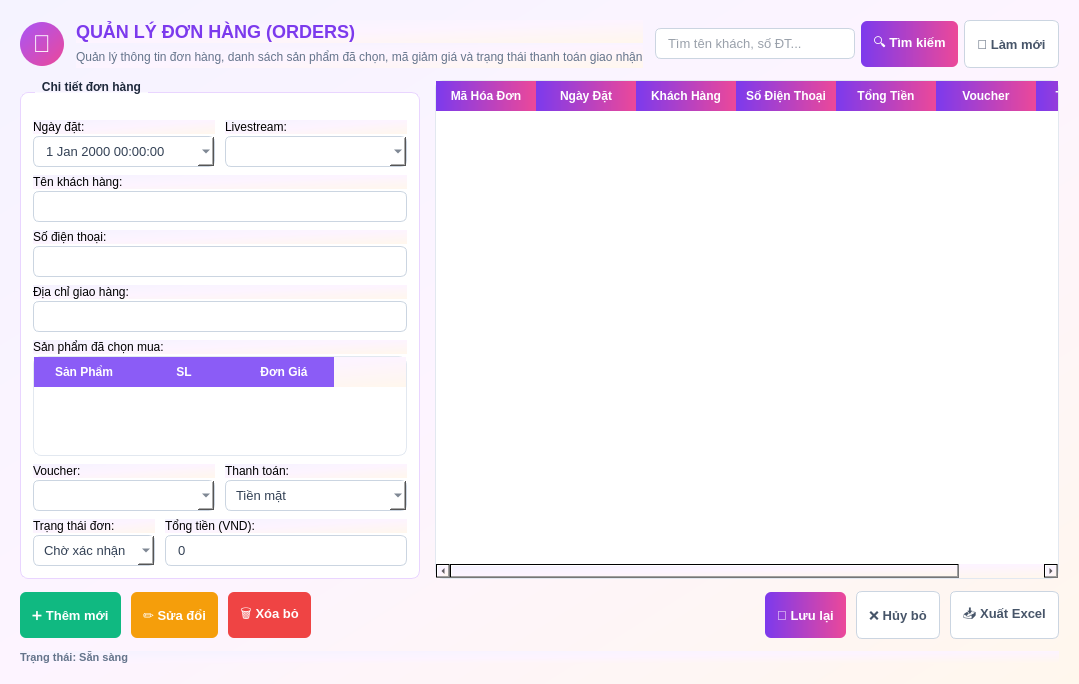
<?xml version="1.0" encoding="UTF-8"?>
<ui version="4.0">
 <class>OrderWidget</class>
 <widget class="QWidget" name="OrderWidget">
  <property name="geometry">
   <rect>
    <x>0</x>
    <y>0</y>
    <width>1000</width>
    <height>650</height>
   </rect>
  </property>
  <property name="windowTitle">
   <string>Quản lý Đơn hàng</string>
  </property>
  <property name="styleSheet">
   <string notr="true">
    QWidget {
        background: qlineargradient(spread:pad, x1:0, y1:0, x2:1, y2:1, stop:0 #f5f3ff, stop:0.5 #fdf4ff, stop:1 #fff7ed);
        font-family: &quot;Segoe UI&quot;;
    }
    QLabel#lblTitle {
        font-size: 18px;
        font-weight: bold;
        color: #7c3aed;
    }
    QLabel#lblSubtitle {
        color: #64748b;
        font-size: 12px;
    }
    QGroupBox {
        font-weight: bold;
        color: #1e293b;
        border: 1px solid #e9d5ff;
        border-radius: 8px;
        margin-top: 12px;
        padding-top: 15px;
        background-color: #ffffff;
    }
    QGroupBox::title {
        subcontrol-origin: margin;
        subcontrol-position: top left;
        left: 15px;
        padding: 0 5px;
    }
    QLineEdit, QComboBox, QDateTimeEdit {
        border: 1px solid #cbd5e1;
        border-radius: 6px;
        padding: 6px 10px;
        font-size: 13px;
        color: #334155;
        background-color: #ffffff;
    }
    QLineEdit:focus, QComboBox:focus, QDateTimeEdit:focus {
        border: 2px solid #a855f7;
    }
    QPushButton {
        border-radius: 6px;
        font-weight: 500;
        font-size: 11px;
        padding: 6px 12px;
        height: 30px;
    }
    QPushButton#btnSearch, QPushButton#btnLuu {
        background: qlineargradient(spread:pad, x1:0, y1:0, x2:1, y2:0, stop:0 #7c3aed, stop:1 #ec4899);
        color: #ffffff;
        border: none;
        font-size: 13px;
        height: 34px;
    }
    QPushButton#btnSearch:hover, QPushButton#btnLuu:hover {
        background: qlineargradient(spread:pad, x1:0, y1:0, x2:1, y2:0, stop:0 #6d28d9, stop:1 #db2777);
    }
    QPushButton#btnThem {
        background-color: #10b981;
        color: #ffffff;
        border: none;
        font-size: 13px;
        height: 34px;
      }
    QPushButton#btnThem:hover {
        background-color: #059669;
    }
    QPushButton#btnSua {
        background-color: #f59e0b;
        color: #ffffff;
        border: none;
        font-size: 13px;
        height: 34px;
    }
    QPushButton#btnSua:hover {
        background-color: #d97706;
    }
    QPushButton#btnXoa {
        background-color: #ef4444;
        color: #ffffff;
        border: none;
        font-size: 13px;
        height: 34px;
    }
    QPushButton#btnXoa:hover {
        background-color: #dc2626;
    }
    QPushButton#btnRefresh, QPushButton#btnHuy, QPushButton#btnXuatExcel {
        background-color: #ffffff;
        border: 1px solid #cbd5e1;
        color: #475569;
        font-size: 13px;
        height: 34px;
    }
    QPushButton#btnRefresh:hover, QPushButton#btnHuy:hover, QPushButton#btnXuatExcel:hover {
        background-color: #f1f5f9;
        color: #1e293b;
    }
    QTableWidget {
        background-color: #ffffff;
        border: 1px solid #e2e8f0;
        border-radius: 8px;
        gridline-color: #f1f5f9;
    }
    QHeaderView::section {
        background: qlineargradient(spread:pad, x1:0, y1:0, x2:1, y2:0, stop:0 #7c3aed, stop:1 #ec4899);
        color: #ffffff;
        font-weight: bold;
        font-size: 12px;
        border: none;
        padding: 6px;
    }
    QTableWidget::item:selected {
        background-color: #f3e8ff;
        color: #7c3aed;
    }
   </string>
  </property>
  <layout class="QVBoxLayout" name="verticalLayout_main">
   <property name="spacing">
    <number>12</number>
   </property>
   <property name="leftMargin">
    <number>20</number>
   </property>
   <property name="topMargin">
    <number>20</number>
   </property>
   <property name="rightMargin">
    <number>20</number>
   </property>
   <property name="bottomMargin">
    <number>20</number>
   </property>
   <item>
    <layout class="QHBoxLayout" name="layoutHeader">
     <item>
      <widget class="QLabel" name="lblIconBadge">
       <property name="minimumSize">
        <size>
         <width>44</width>
         <height>44</height>
        </size>
       </property>
       <property name="maximumSize">
        <size>
         <width>44</width>
         <height>44</height>
        </size>
       </property>
       <property name="font">
        <font>
         <pointsize>18</pointsize>
        </font>
       </property>
       <property name="alignment">
        <set>Qt::AlignCenter</set>
       </property>
       <property name="text">
        <string>🛒</string>
       </property>
       <property name="styleSheet">
        <string notr="true">
         #lblIconBadge {
             background: qlineargradient(spread:pad, x1:0, y1:0, x2:1, y2:1, stop:0 #a855f7, stop:1 #ec4899);
             border-radius: 22px;
             color: #ffffff;
         }
        </string>
       </property>
      </widget>
     </item>
     <item>
      <layout class="QVBoxLayout" name="verticalLayout_title">
       <property name="spacing">
        <number>2</number>
       </property>
       <item>
        <widget class="QLabel" name="lblTitle">
         <property name="text">
          <string>QUẢN LÝ ĐƠN HÀNG (ORDERS)</string>
         </property>
        </widget>
       </item>
       <item>
        <widget class="QLabel" name="lblSubtitle">
         <property name="text">
          <string>Quản lý thông tin đơn hàng, danh sách sản phẩm đã chọn, mã giảm giá và trạng thái thanh toán giao nhận</string>
         </property>
        </widget>
       </item>
      </layout>
     </item>
     <item>
      <spacer name="horizontalSpacer_header">
       <property name="orientation">
        <enum>Qt::Horizontal</enum>
       </property>
       <property name="sizeType">
        <enum>QSizePolicy::Expanding</enum>
       </property>
       <property name="sizeHint" stdset="0">
        <size>
         <width>40</width>
         <height>20</height>
        </size>
       </property>
      </spacer>
     </item>
     <item>
      <layout class="QHBoxLayout" name="layoutSearch">
       <property name="spacing">
        <number>6</number>
       </property>
       <item>
        <widget class="QLineEdit" name="txtSearch">
         <property name="minimumSize">
          <size>
           <width>200</width>
           <height>0</height>
          </size>
         </property>
         <property name="placeholderText">
          <string>Tìm tên khách, số ĐT...</string>
         </property>
        </widget>
       </item>
       <item>
        <widget class="QPushButton" name="btnSearch">
         <property name="text">
          <string>🔍 Tìm kiếm</string>
         </property>
        </widget>
       </item>
       <item>
        <widget class="QPushButton" name="btnRefresh">
         <property name="text">
          <string>🔄 Làm mới</string>
         </property>
        </widget>
       </item>
      </layout>
     </item>
    </layout>
   </item>
   <item>
    <layout class="QHBoxLayout" name="layoutBody">
     <property name="spacing">
      <number>15</number>
     </property>
     <item>
      <widget class="QGroupBox" name="grpOrderForm">
       <property name="minimumSize">
        <size>
         <width>380</width>
         <height>0</height>
        </size>
       </property>
       <property name="maximumSize">
        <size>
         <width>400</width>
         <height>16777215</height>
        </size>
       </property>
       <property name="title">
        <string>Chi tiết đơn hàng</string>
       </property>
       <layout class="QVBoxLayout" name="verticalLayout_form">
        <property name="spacing">
         <number>8</number>
        </property>
        <property name="leftMargin">
         <number>12</number>
        </property>
        <property name="topMargin">
         <number>12</number>
        </property>
        <property name="rightMargin">
         <number>12</number>
        </property>
        <property name="bottomMargin">
         <number>12</number>
        </property>
        <item>
         <layout class="QHBoxLayout" name="horizontalLayout_time_live">
          <property name="spacing">
           <number>10</number>
          </property>
          <item>
           <layout class="QVBoxLayout" name="verticalLayout_time">
            <property name="spacing">
             <number>2</number>
            </property>
            <item>
             <widget class="QLabel" name="lblNgayDat">
              <property name="text">
               <string>Ngày đặt:</string>
              </property>
             </widget>
            </item>
            <item>
             <widget class="QDateTimeEdit" name="dateNgayDat">
              <property name="calendarPopup">
               <bool>true</bool>
              </property>
             </widget>
            </item>
           </layout>
          </item>
          <item>
           <layout class="QVBoxLayout" name="verticalLayout_live">
            <property name="spacing">
             <number>2</number>
            </property>
            <item>
             <widget class="QLabel" name="lblLivestream">
              <property name="text">
               <string>Livestream:</string>
              </property>
             </widget>
            </item>
            <item>
             <widget class="QComboBox" name="cbLivestream"/>
            </item>
           </layout>
          </item>
         </layout>
        </item>
        <item>
         <layout class="QVBoxLayout" name="verticalLayout_cust">
          <property name="spacing">
           <number>2</number>
          </property>
          <item>
           <widget class="QLabel" name="lblTenKhachHang">
            <property name="text">
             <string>Tên khách hàng:</string>
            </property>
           </widget>
          </item>
          <item>
           <widget class="QLineEdit" name="txtTenKhachHang"/>
          </item>
         </layout>
        </item>
        <item>
         <layout class="QVBoxLayout" name="verticalLayout_phone">
          <property name="spacing">
           <number>2</number>
          </property>
          <item>
           <widget class="QLabel" name="lblSoDienThoai">
            <property name="text">
             <string>Số điện thoại:</string>
            </property>
           </widget>
          </item>
          <item>
           <widget class="QLineEdit" name="txtSoDienThoai"/>
          </item>
         </layout>
        </item>
        <item>
         <layout class="QVBoxLayout" name="verticalLayout_addr">
          <property name="spacing">
           <number>2</number>
          </property>
          <item>
           <widget class="QLabel" name="lblDiaChiGiao">
            <property name="text">
             <string>Địa chỉ giao hàng:</string>
            </property>
           </widget>
          </item>
          <item>
           <widget class="QLineEdit" name="txtDiaChiGiao"/>
          </item>
         </layout>
        </item>
        <item>
         <layout class="QVBoxLayout" name="verticalLayout_products_list">
          <property name="spacing">
           <number>2</number>
          </property>
          <item>
           <widget class="QLabel" name="lblOrderProducts">
            <property name="text">
             <string>Sản phẩm đã chọn mua:</string>
            </property>
           </widget>
          </item>
          <item>
           <widget class="QTableWidget" name="tblOrderProductsList">
            <property name="minimumSize">
             <size>
              <width>0</width>
              <height>100</height>
             </size>
            </property>
            <property name="maximumSize">
             <size>
              <width>16777215</width>
              <height>120</height>
             </size>
            </property>
            <property name="styleSheet">
             <string notr="true">
               QHeaderView::section {
                   background-color: #8b5cf6;
                   color: white;
               }
             </string>
            </property>
            <column>
             <property name="text">
              <string>Sản Phẩm</string>
             </property>
            </column>
            <column>
             <property name="text">
              <string>SL</string>
             </property>
            </column>
            <column>
             <property name="text">
              <string>Đơn Giá</string>
             </property>
            </column>
           </widget>
          </item>
         </layout>
        </item>
        <item>
         <layout class="QHBoxLayout" name="horizontalLayout_voucher_payment">
          <property name="spacing">
           <number>10</number>
          </property>
          <item>
           <layout class="QVBoxLayout" name="verticalLayout_voucher">
            <property name="spacing">
             <number>2</number>
            </property>
            <item>
             <widget class="QLabel" name="lblVoucher">
              <property name="text">
               <string>Voucher:</string>
              </property>
             </widget>
            </item>
            <item>
             <widget class="QComboBox" name="cbVoucher"/>
            </item>
           </layout>
          </item>
          <item>
           <layout class="QVBoxLayout" name="verticalLayout_payment">
            <property name="spacing">
             <number>2</number>
            </property>
            <item>
             <widget class="QLabel" name="lblPayment">
              <property name="text">
               <string>Thanh toán:</string>
              </property>
             </widget>
            </item>
            <item>
             <widget class="QComboBox" name="cbPaymentMode">
              <item>
               <property name="text">
                <string>Tiền mặt</string>
               </property>
              </item>
              <item>
               <property name="text">
                <string>Chuyển khoản</string>
               </property>
              </item>
              <item>
               <property name="text">
                <string>Ví điện tử</string>
               </property>
              </item>
             </widget>
            </item>
           </layout>
          </item>
         </layout>
        </item>
        <item>
         <layout class="QHBoxLayout" name="horizontalLayout_status_total">
          <property name="spacing">
           <number>10</number>
          </property>
          <item>
           <layout class="QVBoxLayout" name="verticalLayout_status">
            <property name="spacing">
             <number>2</number>
            </property>
            <item>
             <widget class="QLabel" name="lblTrangThai">
              <property name="text">
               <string>Trạng thái đơn:</string>
              </property>
             </widget>
            </item>
            <item>
             <widget class="QComboBox" name="cbTrangThai">
              <item>
               <property name="text">
                <string>Chờ xác nhận</string>
               </property>
              </item>
              <item>
               <property name="text">
                <string>Đã xác nhận</string>
               </property>
              </item>
              <item>
               <property name="text">
                <string>Đang giao</string>
               </property>
              </item>
              <item>
               <property name="text">
                <string>Đã giao</string>
               </property>
              </item>
              <item>
               <property name="text">
                <string>Đã hủy</string>
               </property>
              </item>
             </widget>
            </item>
           </layout>
          </item>
          <item>
           <layout class="QVBoxLayout" name="verticalLayout_total">
            <property name="spacing">
             <number>2</number>
            </property>
            <item>
             <widget class="QLabel" name="lblTongTien">
              <property name="text">
               <string>Tổng tiền (VND):</string>
              </property>
             </widget>
            </item>
            <item>
             <widget class="QLineEdit" name="txtTongTien">
              <property name="readOnly">
               <bool>true</bool>
              </property>
              <property name="text">
               <string>0</string>
              </property>
             </widget>
            </item>
           </layout>
          </item>
         </layout>
        </item>
        <item>
         <spacer name="verticalSpacer_form">
          <property name="orientation">
           <enum>Qt::Vertical</enum>
          </property>
          <property name="sizeType">
           <enum>QSizePolicy::Expanding</enum>
          </property>
          <property name="sizeHint" stdset="0">
           <size>
            <width>20</width>
            <height>10</height>
           </size>
          </property>
         </spacer>
        </item>
       </layout>
      </widget>
     </item>
     <item>
      <widget class="QTableWidget" name="tblOrder">
       <column>
        <property name="text">
         <string>Mã Hóa Đơn</string>
        </property>
       </column>
       <column>
        <property name="text">
         <string>Ngày Đặt</string>
        </property>
       </column>
       <column>
        <property name="text">
         <string>Khách Hàng</string>
        </property>
       </column>
       <column>
        <property name="text">
         <string>Số Điện Thoại</string>
        </property>
       </column>
       <column>
        <property name="text">
         <string>Tổng Tiền</string>
        </property>
       </column>
       <column>
        <property name="text">
         <string>Voucher</string>
        </property>
       </column>
       <column>
        <property name="text">
         <string>Trạng Thái</string>
        </property>
       </column>
      </widget>
     </item>
    </layout>
   </item>
   <item>
    <layout class="QHBoxLayout" name="layoutActions">
     <property name="spacing">
      <number>10</number>
     </property>
     <item>
      <widget class="QPushButton" name="btnThem">
       <property name="text">
        <string>➕ Thêm mới</string>
       </property>
      </widget>
     </item>
     <item>
      <widget class="QPushButton" name="btnSua">
       <property name="text">
        <string>✏️ Sửa đổi</string>
       </property>
      </widget>
     </item>
     <item>
      <widget class="QPushButton" name="btnXoa">
       <property name="text">
        <string>🗑️ Xóa bỏ</string>
       </property>
      </widget>
     </item>
     <item>
      <spacer name="horizontalSpacer_actions">
       <property name="orientation">
        <enum>Qt::Horizontal</enum>
       </property>
       <property name="sizeType">
        <enum>QSizePolicy::Expanding</enum>
       </property>
       <property name="sizeHint" stdset="0">
        <size>
         <width>40</width>
         <height>20</height>
        </size>
       </property>
      </spacer>
     </item>
     <item>
      <widget class="QPushButton" name="btnLuu">
       <property name="text">
        <string>💾 Lưu lại</string>
       </property>
      </widget>
     </item>
     <item>
      <widget class="QPushButton" name="btnHuy">
       <property name="text">
        <string>❌ Hủy bỏ</string>
       </property>
      </widget>
     </item>
     <item>
      <widget class="QPushButton" name="btnXuatExcel">
       <property name="text">
        <string>📥 Xuất Excel</string>
       </property>
      </widget>
     </item>
    </layout>
   </item>
   <item>
    <widget class="QLabel" name="lblStatus">
     <property name="text">
      <string>Trạng thái: Sẵn sàng</string>
     </property>
     <property name="styleSheet">
      <string notr="true">color: #64748b; font-size: 11px; font-weight: 500;</string>
     </property>
    </widget>
   </item>
  </layout>
 </widget>
 <resources/>
 <connections/>
</ui>
